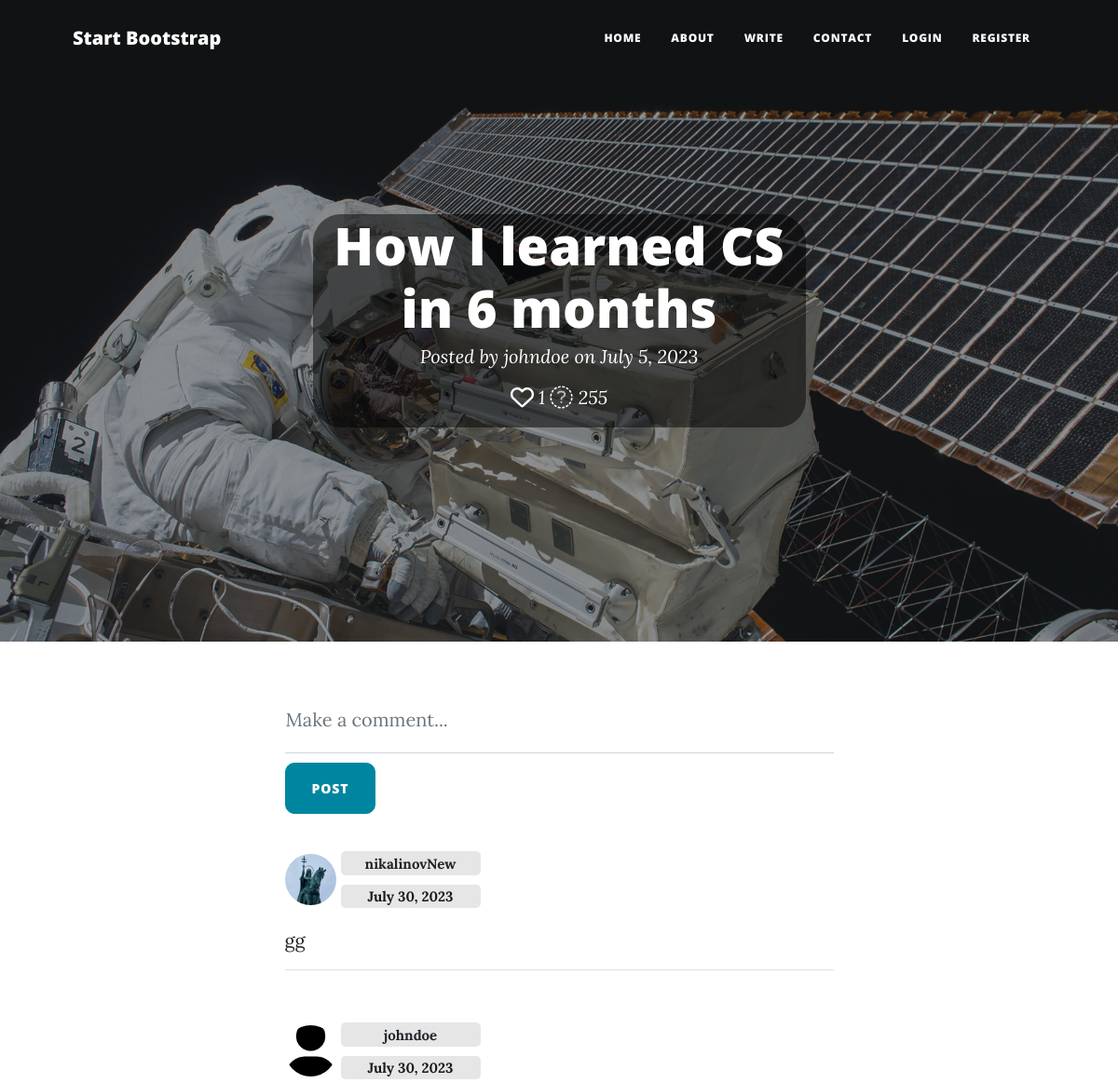
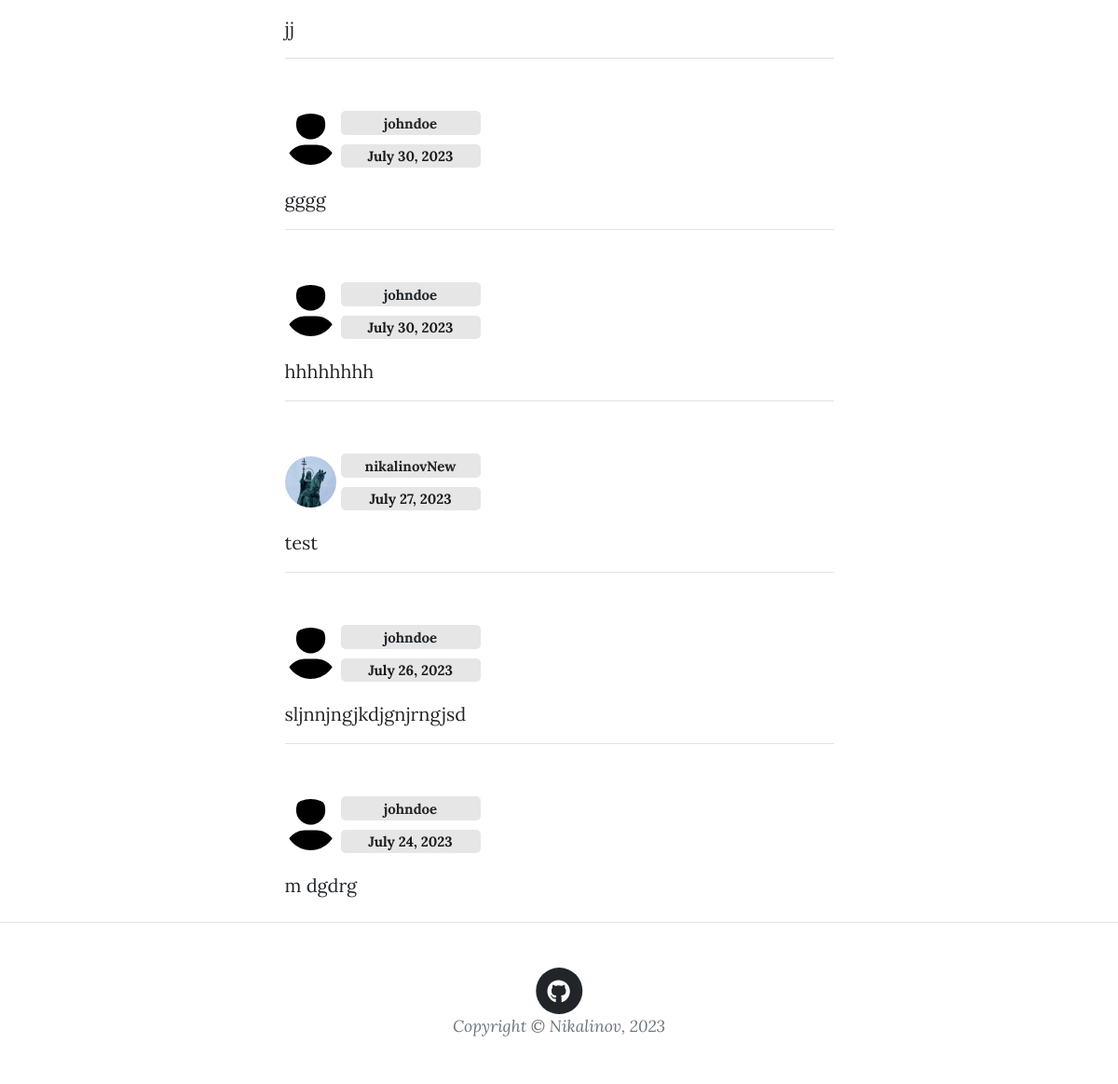
The app's page /feed/blog/8 with its own data (2 pictures, top to bottom).
### feed/models.py (models this page shows, shortened)
class Blog(models.Model):
    title = models.CharField(max_length=200, null=True)
    author = models.ForeignKey(
        User,
        on_delete=models.RESTRICT,
        blank=True,
        null=True,
    )
    post_date = models.DateField(default=now)
    content_type = models.ManyToManyField(ContentType)
    language = models.ForeignKey(Language, on_delete=models.RESTRICT, null=True)
    content = QuillField()
    upvoters = models.ManyToManyField(User, related_name='upvoters')
    views = models.IntegerField(editable=False, default=0)
    class Meta:
        ordering = ['-post_date']
    def get_rating(self):
        return len(self.upvoters.all())

class Comment(models.Model):
    user = models.ForeignKey(User, on_delete=models.SET_NULL, null=True)
    text = models.TextField(max_length=1000)
    post_date = models.DateField(default=now)
    blog = models.ForeignKey(Blog, on_delete=models.CASCADE, null=True)
    class Meta:
        ordering = ['-post_date']

class UserProfile(models.Model):
    user = models.OneToOneField(User, on_delete=models.CASCADE)
    bio = models.TextField(max_length=500, blank=True)
    location = models.CharField(max_length=100, choices=COUNTRIES, blank=True)
    reputation = models.IntegerField(default=0, editable=False)
    birth_date = models.DateField(blank=True, null=True)
    followers = models.ManyToManyField(User, editable=False, related_name='followers')
    img_width = models.PositiveIntegerField(default=150)
    image = models.ImageField(width_field='img_width', upload_to='feed/profile-pics/',
                              default='feed/assets/img/profile-default.jpg')
    website = models.CharField(max_length=100, blank=True)
    github = models.CharField(max_length=100, blank=True)
    twitter = models.CharField(max_length=100, blank=True)
    instagram = models.CharField(max_length=100, blank=True)
    facebook = models.CharField(max_length=100, blank=True)

### feed/views.py (the view)
# urls.py: path('blog/<int:pk>', views.blog_view, name='blog'),
def blog_view(request, pk):
    blog = Blog.objects.get(pk=pk)
    blog.views += 1
    blog.save()
    context = {'blog': blog}
    return render(request, 'feed/blog.html', context=context)

### feed/templates/feed/blog.html (shortened to what this page needs)
{% extends 'base_generic.html' %}
{% load static %}
{% load bleach_tags %}
{% block header %}
  <header class="masthead" style="background-image: url('{% static 'feed/assets/img/post-bg.jpg' %}')">
    <div class="container position-relative px-4 px-lg-5">
      <div class="row gx-4 gx-lg-5 justify-content-center">
        <div class="col-md-10 col-lg-8 col-xl-7">
          <div class="site-heading">
            <div class="page-heading">
              <div class="post-heading">
                <div class="transbox">
                  <h1>{{ blog.title }}</h1>
                  <span class="meta">Posted by
                    <a href="{% url 'profile' blog.author.pk %}">{{ blog.author }}</a> on {{ blog.post_date }}
                  </span>
                  <span class="meta" style="padding: 20px 10px">
                    {% if user.is_authenticated %}
                        <a href="{% url 'rate' blog.pk %}">
                          {% if user in blog.upvoters.all %}
                            <i class="fa-solid fa-heart fa-lg" style="color: #ffffff;" title="likes"></i>
                          {% else %}
                            <i class="fa-regular fa-heart fa-lg" style="color: #ffffff;" title="likes"></i>
                          {% endif %}
                        </a>
                    {% else %}
                      <a href="{% url 'login' %}">
                        <i class="fa-regular fa-heart fa-lg" style="color: #ffffff;" title="likes"></i>
                      </a>
                    {% endif %} {{ blog.get_rating }}
                    <i class="fa-sharp fa-light fa-eye fa-lg" style="color: #ffffff;" title="views"></i> {{ blog.views }}
                  </span>
                </div>
              </div>
            </div>
          </div>
        </div>
      </div>
    </div>
  </header>
{% endblock %}
{% block content %}
    <article class="mb-4">
      <div class="container px-4 px-lg-5">
        <div class="row gx-4 gx-lg-5 justify-content-center">
          <div class="col-md-10 col-lg-8 col-xl-7">
            <form action="{% url 'comment-add' blog.pk %}" method="POST">
              <div class="form-floating" style="padding-bottom: 10px;">
                <input class="form-control" id="comment-write" name="text" type="text" placeholder="" value=""/>
                <label for="comment-write">Make a comment...</label>
              </div>
              <button class="btn btn-primary text-uppercase" type="submit">Post</button>
            </form>
            {% if blog.comment_set %}
              {% for comment in blog.comment_set.all %}
                <div id="comment-grid">
                  <div id="comment-pic">
                    <a href="{% url 'profile' comment.user.pk %}">
                      <img class="rounded-circle" src="{{ comment.user.userprofile.image.url }}" alt="img" width="55" height="55">
                    </a>
                  </div>
                  <div id="comment-user" class="badge bg-light">
                    <a href="{% url 'profile' comment.user.pk %}">
                      {{ comment.user.username }}
                    </a>
                  </div>
                  <div id="comment-date" class="badge bg-light">{{ comment.post_date }}</div>
                </div>
                <div id="comment-text">
                  {{ comment.text }}
                </div>
                {% if not forloop.last %}
                  <hr>
                {% endif %}
              {% endfor %}
            {% else %}
              <p>There are no comments yet...</p>
            {% endif %}
          </div>
        </div>
      </div>
    </article>
{% endblock %}

### feed/templates/base_generic.html (shortened to what this page needs)
<!DOCTYPE html>
<html lang="en">
    <head>
        {% load static %}
        <link href="{% static 'feed/css/styles.css' %}" rel="stylesheet" />
    </head>
    <body>
        <nav class="navbar navbar-expand-lg navbar-light {% block navbar-extra-classes %}{% endblock %}" id="mainNav">
            <div class="container px-4 px-lg-5">
                <a class="navbar-brand" href="/">Start Bootstrap</a>
                <div class="collapse navbar-collapse" id="navbarResponsive">
                    <ul class="navbar-nav ms-auto py-4 py-lg-0">
                        <li class="nav-item"><a class="nav-link px-lg-3 py-3 py-lg-4" href="/">Home</a></li>
                        <li class="nav-item"><a class="nav-link px-lg-3 py-3 py-lg-4" href="{% url 'about' %}">About</a></li>
                        <li class="nav-item"><a class="nav-link px-lg-3 py-3 py-lg-4" href="{% url 'blog-create' %}">Write</a></li>
                        <li class="nav-item"><a class="nav-link px-lg-3 py-3 py-lg-4" href="{% url 'contact' %}">Contact</a></li>
                        {% if user.is_authenticated %}
                          <li class="nav-item"><a class="nav-link px-lg-3 py-3 py-lg-4" href="{% url 'profile' user.pk %}">My profile</a></li>
                        {% else %}
                          <li class="nav-item"><a class="nav-link px-lg-3 py-3 py-lg-4" href="{% url 'login' %}">Login</a></li>
                          <li class="nav-item"><a class="nav-link px-lg-3 py-3 py-lg-4" href="{% url 'register' %}">Register</a></li>
                        {% endif %}
                    </ul>
                </div>
            </div>
        </nav>
        {% block header %}{% endblock %}
        {% block content %}{% endblock %}
        <footer class="border-top">
            <div class="container px-4 px-lg-5">
                <div class="row gx-4 gx-lg-5 justify-content-center">
                    <div class="col-md-10 col-lg-8 col-xl-7">
                      <div class="text-center">
                        <a href="https://github.com/nikalinov/miniblog">
                          <span class="fa-stack fa-lg">
                            <i class="fas fa-circle fa-stack-2x"></i>
                            <i class="fab fa-github fa-stack-1x fa-inverse"></i>
                          </span>
                        </a>
                      </div>
                        <div class="small text-center text-muted fst-italic">Copyright &copy; Nikalinov, 2023</div>
                    </div>
                </div>
            </div>
        </footer>
    </body>
</html>

### records on screen
Blog: title "How I learned CS in 6 months", author "johndoe", post_date "July 5, 2023", get_rating "1", views "255"
Comment: user.userprofile.image (picture), user.username "nikalinovNew", post_date "July 30, 2023", text "gg"
Comment: user.userprofile.image (placeholder picture), user.username "johndoe", post_date "July 30, 2023", text "jj"
Comment: user.userprofile.image (placeholder picture), user.username "johndoe", post_date "July 30, 2023", text "gggg"
Comment: user.userprofile.image (placeholder picture), user.username "johndoe", post_date "July 30, 2023", text "hhhhhhhh"
Comment: user.userprofile.image (picture), user.username "nikalinovNew", post_date "July 27, 2023", text "test"
Comment: user.userprofile.image (placeholder picture), user.username "johndoe", post_date "July 26, 2023", text "sljnnjngjkdjgnjrngjsd"
Comment: user.userprofile.image (placeholder picture), user.username "johndoe", post_date "July 24, 2023", text "m dgdrg"
